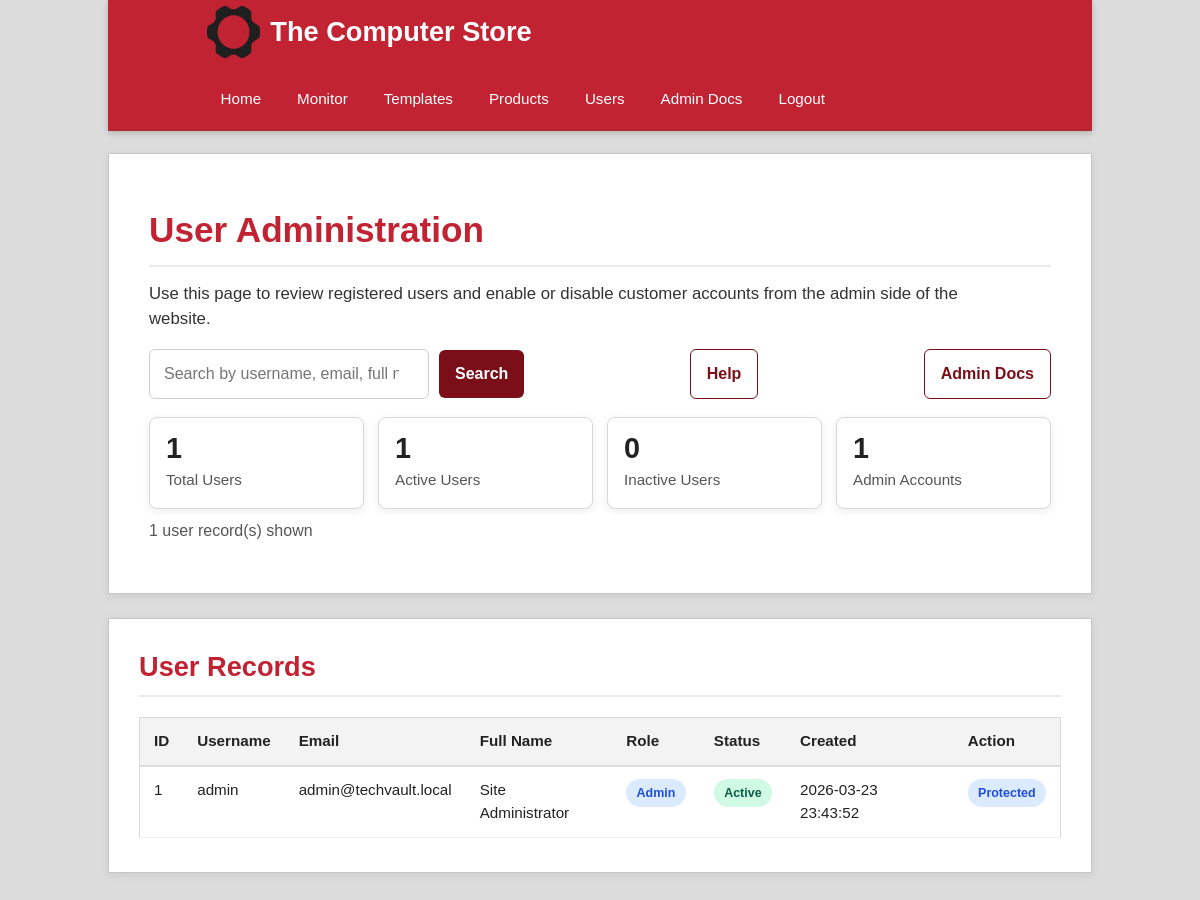
The page /backend/admin/users.php (signed in) on the database its author committed.
### tables this page shows
CREATE TABLE IF NOT EXISTS users (
    id           INT AUTO_INCREMENT PRIMARY KEY,
    username     VARCHAR(60)  NOT NULL UNIQUE,
    email        VARCHAR(150) NOT NULL UNIQUE,
    password     VARCHAR(255) NOT NULL,
    full_name    VARCHAR(150),
    role         ENUM('customer','admin') DEFAULT 'customer',
    is_active    TINYINT(1)   DEFAULT 1,
    created_at   TIMESTAMP DEFAULT CURRENT_TIMESTAMP
);

### backend/config.php (called while the page is built, shortened)
<?php
function get_db(): PDO
{
    static $pdo = null;
    if ($pdo === null) {
        $dsn = 'mysql:host=' . DB_HOST . ';dbname=' . DB_NAME . ';charset=utf8mb4';
        $options = [
            PDO::ATTR_ERRMODE => PDO::ERRMODE_EXCEPTION,
            PDO::ATTR_DEFAULT_FETCH_MODE => PDO::FETCH_ASSOC,
            PDO::ATTR_EMULATE_PREPARES => false,
        ];
        $pdo = new PDO($dsn, DB_USER, DB_PASS, $options);
    }
    return $pdo;
}
function get_allowed_themes(): array
{
    return ['light', 'dark', 'holiday'];
}
function normalize_theme(string $theme): string
{
    return in_array($theme, get_allowed_themes(), true) ? $theme : 'light';
}
function get_active_theme(): string
{
    try {
        $pdo = get_db();
        $stmt = $pdo->query("
            SELECT setting_value
            FROM site_settings
            WHERE setting_key = 'active_theme'
            LIMIT 1
        ");
        $row = $stmt->fetch();
        return normalize_theme($row ? (string) $row['setting_value'] : 'light');
    } catch (PDOException $e) {
        return 'light';
    }
}
function h($str): string
{
    return htmlspecialchars((string) $str, ENT_QUOTES | ENT_SUBSTITUTE, 'UTF-8');
}

### backend/admin/users.php (the view, shortened to what this page needs)
<?php
require_once __DIR__ . '/../config.php';
$theme = get_active_theme();
$search = trim($_GET['q'] ?? '');
try {
    $pdo = get_db();
    $summary = $pdo->query("
        SELECT
            COUNT(*) AS total_users,
            SUM(CASE WHEN is_active = 1 THEN 1 ELSE 0 END) AS active_users,
            SUM(CASE WHEN is_active = 0 THEN 1 ELSE 0 END) AS inactive_users,
            SUM(CASE WHEN role = 'admin' THEN 1 ELSE 0 END) AS admin_users
        FROM users
    ")->fetch();
    if ($search !== '') {
        $stmt = $pdo->prepare("
            SELECT id, username, email, full_name, role, is_active, created_at
            FROM users
            WHERE username LIKE :search
               OR email LIKE :search_email
               OR full_name LIKE :search_name
               OR role LIKE :search_role
            ORDER BY created_at DESC
        ");
        $stmt->execute([
            ':search' => "%{$search}%",
            ':search_email' => "%{$search}%",
            ':search_name' => "%{$search}%",
            ':search_role' => "%{$search}%",
        ]);
        $users = $stmt->fetchAll();
    } else {
        $stmt = $pdo->query("
            SELECT id, username, email, full_name, role, is_active, created_at
            FROM users
            ORDER BY created_at DESC
        ");
        $users = $stmt->fetchAll();
    }
} catch (PDOException $e) {
    $summary = [
        'total_users' => 0,
        'active_users' => 0,
        'inactive_users' => 0,
        'admin_users' => 0,
    ];
    $users = [];
    $message = 'Unable to load users: ' . $e->getMessage();
    $message_class = 'error';
}
?>
<!DOCTYPE html>
<html lang="en">
<head>
    <link rel="stylesheet" href="../../styles/<?= h($theme) ?>.css">
    <link rel="stylesheet" href="../../styles/admin-users.css">
</head>
<body class="theme-<?= h($theme) ?>">
<div class="container">
    <div class="navOuter">
        <div class="navInner">
            <a href="../../index.php" class="banner">
                <img src="../../images/logo.png" alt="<?= h(SITE_NAME) ?>" height="60"><?= h(SITE_NAME) ?>
            </a>
            <ul class="navList">
                <li><a href="../../index.php">Home</a></li>
                <li><a href="../monitor.php">Monitor</a></li>
                <li><a href="theme-settings.php">Templates</a></li>
                <li><a href="products.php">Products</a></li>
                <li><a href="users.php">Users</a></li>
                <li><a href="../../pages/adminDocumentation.html">Admin Docs</a></li>
                <li><a href="../../pages/logout.php">Logout</a></li>
            </ul>
        </div>
    </div>
</div>
<main>
    <div class="containerIntro">
        <div class="introText">
            <h1>User Administration</h1>
            <p class="intro">Use this page to review registered users and enable or disable customer accounts from the admin side of the website.</p>
        </div>
        <div class="adminToolbar">
            <form method="GET" action="users.php" class="adminSearchForm">
                <input
                    type="search"
                    name="q"
                    class="adminSearchInput"
                    placeholder="Search by username, email, full name, or role..."
                    value="<?= h($search) ?>"
                >
                <button type="submit" class="btnPrimary">Search</button>
            </form>
            <a href="../../pages/userAdministration.html" class="btnSecondary">Help</a>
            <a href="../../pages/adminDocumentation.html" class="btnSecondary">Admin Docs</a>
        </div>
        <div class="summaryRow">
            <div class="summaryBox">
                <div class="summaryNum"><?= (int) $summary['total_users'] ?></div>
                <div class="summaryLabel">Total Users</div>
            </div>
            <div class="summaryBox">
                <div class="summaryNum"><?= (int) $summary['active_users'] ?></div>
                <div class="summaryLabel">Active Users</div>
            </div>
            <div class="summaryBox">
                <div class="summaryNum"><?= (int) $summary['inactive_users'] ?></div>
                <div class="summaryLabel">Inactive Users</div>
            </div>
            <div class="summaryBox">
                <div class="summaryNum"><?= (int) $summary['admin_users'] ?></div>
                <div class="summaryLabel">Admin Accounts</div>
            </div>
        </div>
        <p class="pageCount"><?= count($users) ?> user record(s) shown</p>
    </div>
    <div class="featured">
        <h1>User Records</h1>
        <div class="dataTableWrap">
            <table class="dataTable">
                <thead>
                    <tr>
                        <th>ID</th>
                        <th>Username</th>
                        <th>Email</th>
                        <th>Full Name</th>
                        <th>Role</th>
                        <th>Status</th>
                        <th>Created</th>
                        <th>Action</th>
                    </tr>
                </thead>
                <tbody>
                    <?php if (empty($users)): ?>
                        <tr>
                            <td colspan="8">No users found.</td>
                        </tr>
                    <?php else: ?>
                        <?php foreach ($users as $user): ?>
                            <tr>
                                <td><?= (int) $user['id'] ?></td>
                                <td><?= h($user['username']) ?></td>
                                <td><?= h($user['email']) ?></td>
                                <td><?= h($user['full_name'] ?: '—') ?></td>
                                <td>
                                    <span class="statusPill <?= $user['role'] === 'admin' ? 'admin' : 'customer' ?>">
                                        <?= h(ucfirst($user['role'])) ?>
                                    </span>
                                </td>
                                <td>
                                    <span class="statusPill <?= (int) $user['is_active'] === 1 ? 'active' : 'inactive' ?>">
                                        <?= (int) $user['is_active'] === 1 ? 'Active' : 'Disabled' ?>
                                    </span>
                                </td>
                                <td><?= h($user['created_at']) ?></td>
                                <td>
                                    <?php if ($user['role'] === 'admin'): ?>
                                        <span class="statusPill admin">Protected</span>
                                    <?php endif; ?>
                                </td>
                            </tr>
                        <?php endforeach; ?>
                    <?php endif; ?>
                </tbody>
            </table>
        </div>
    </div>
</main>
</body>
</html>

### styles/light.css (style rules this page uses)
* { margin: 0; padding: 0; box-sizing: border-box; }
body { font-family: Verdana, Arial, sans-serif; background: #dcdcdc; color: #222; line-height: 1.5; }
a { text-decoration: none; color: inherit; }
img { max-width: 100%; display: inline-block; }
.container, .containerIntro, .featured, .multimedia { width: 82%; max-width: 1200px; margin: 0 auto; }
main { padding-bottom: 40px; }
.navOuter { background: #c22333; border-bottom: 2px solid #b42634; box-shadow: 0 2px 6px rgba(0, 0, 0, 0.2); }
.navInner { width: 82%; max-width: 1200px; margin: 0 auto; min-height: 72px; display: flex; align-items: center; gap: 18px; flex-wrap: wrap; padding: 6px 10px; }
.banner { display: flex; align-items: center; gap: 10px; color: #fff; font-size: 1.7rem; font-weight: bold; white-space: nowrap; margin-right: 10px; }
.banner img { height: 52px; width: auto; object-fit: contain; }
.navList, .login, .cart, .toggle { list-style: none; display: flex; align-items: center; }
.navList { gap: 8px; flex: 1; }
.navList li a, .login li a { display: block; color: #fff; padding: 12px 14px; font-size: 0.95rem; transition: background 0.2s ease, color 0.2s ease; border-radius: 4px; }
.containerIntro { background: #ffffff; margin-top: 22px; padding: 50px 40px; border: 1px solid #c7c7c7; box-shadow: 0 2px 8px rgba(0, 0, 0, 0.08); }
.introText h1 { font-size: 2.2rem; color: #c22333; margin-bottom: 14px; border-bottom: 2px solid #ececec; padding-bottom: 8px; }
.intro { font-size: 1.05rem; max-width: 850px; color: #333; }
.featured, .multimedia { background: #ffffff; margin-top: 24px; padding: 28px 30px 34px; border: 1px solid #c7c7c7; box-shadow: 0 2px 8px rgba(0, 0, 0, 0.08); }
.featured h1, .multimedia h1 { font-size: 1.7rem; color: #c22333; margin-bottom: 20px; border-bottom: 2px solid #ececec; padding-bottom: 8px; }

### styles/admin-users.css (style rules this page uses)
.adminToolbar { display: flex; justify-content: space-between; align-items: center; gap: 14px; flex-wrap: wrap; margin-top: 18px; }
.adminSearchForm { display: flex; gap: 10px; flex-wrap: wrap; align-items: center; }
.adminSearchInput { min-width: 280px; padding: 12px 14px; border-radius: 6px; border: 1px solid #cfcfcf; font: inherit; background: #fff; color: #222; }
.btnPrimary, .btnSecondary, .btnSmall { display: inline-block; border: none; border-radius: 6px; cursor: pointer; font: inherit; text-decoration: none; transition: background 0.18s ease, color 0.18s ease, border-color 0.18s ease; }
.btnPrimary { background: #7b0f19; color: #fff; padding: 12px 16px; font-weight: 700; }
.btnSecondary { background: #fff; color: #7b0f19; border: 1px solid #7b0f19; padding: 12px 16px; font-weight: 700; }
.summaryRow { display: flex; gap: 14px; flex-wrap: wrap; margin-top: 18px; }
.summaryBox { flex: 1 1 180px; background: #ffffff; border: 1px solid #d9d9d9; border-radius: 8px; padding: 16px; box-shadow: 0 2px 8px rgba(0, 0, 0, 0.08); }
.summaryNum { font-size: 1.8rem; font-weight: 800; line-height: 1; margin-bottom: 6px; }
.summaryLabel { color: #555; font-size: 0.95rem; }
.dataTableWrap { overflow-x: auto; margin-top: 18px; }
.dataTable { width: 100%; border-collapse: collapse; font-size: 0.95rem; background: #fff; border: 1px solid #d9d9d9; }
.dataTable th { text-align: left; background: #f3f3f3; color: #222; padding: 12px 14px; border-bottom: 2px solid #dddddd; white-space: nowrap; }
.dataTable td { padding: 12px 14px; border-bottom: 1px solid #eeeeee; vertical-align: top; }
.statusPill { display: inline-flex; align-items: center; padding: 0.3rem 0.65rem; border-radius: 999px; font-size: 0.78rem; font-weight: 700; white-space: nowrap; }
.statusPill.active { background: #d1fae5; color: #065f46; }
.statusPill.admin { background: #dbeafe; color: #1d4ed8; }
.pageCount { color: #555; margin-top: 10px; }

### rows shown on the page
users: id "1", username "admin", email "admin@techvault.local", full_name "Site Administrator", role "Admin", is_active "Active", created_at "2026-03-23 23:43:52", shows "Protected"

### other values the page prints
SITE_NAME "The Computer Store"
$summary['total_users'] "1"
$summary['active_users'] "1"
$summary['inactive_users'] "0"
$summary['admin_users'] "1"
count($users) "1"
